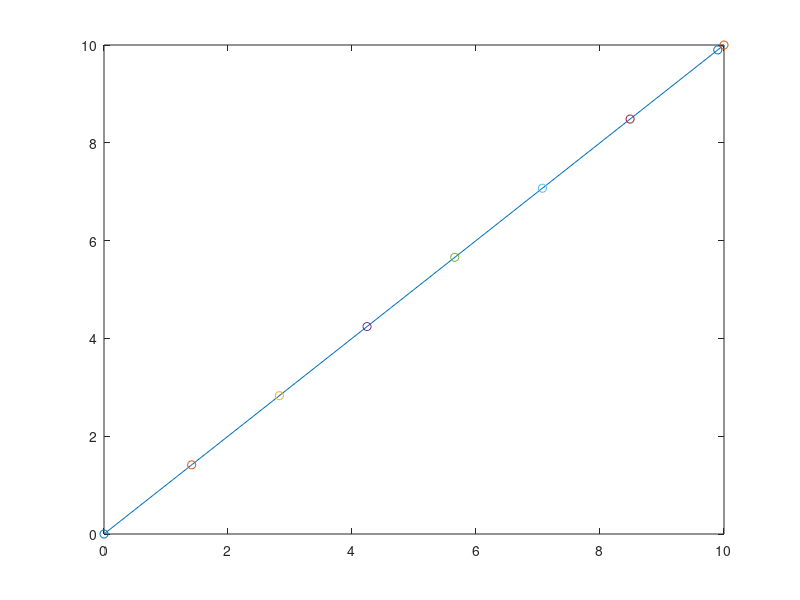
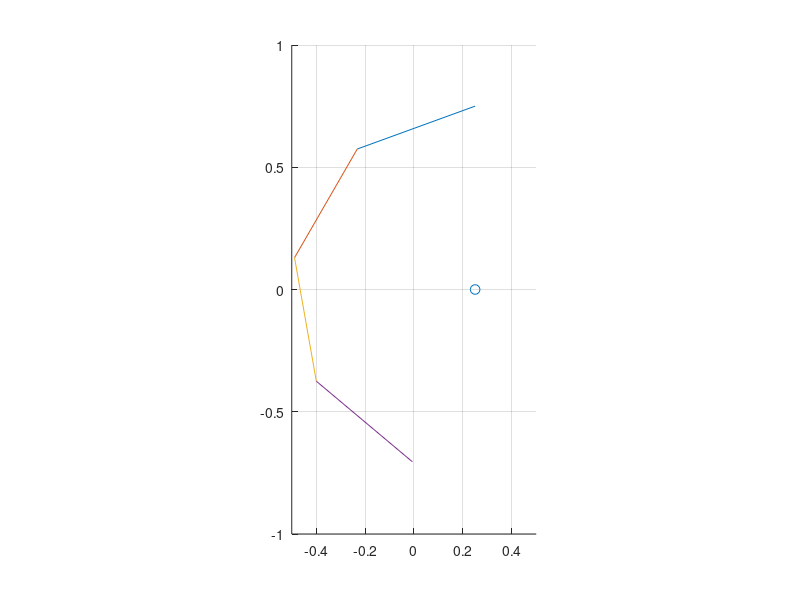
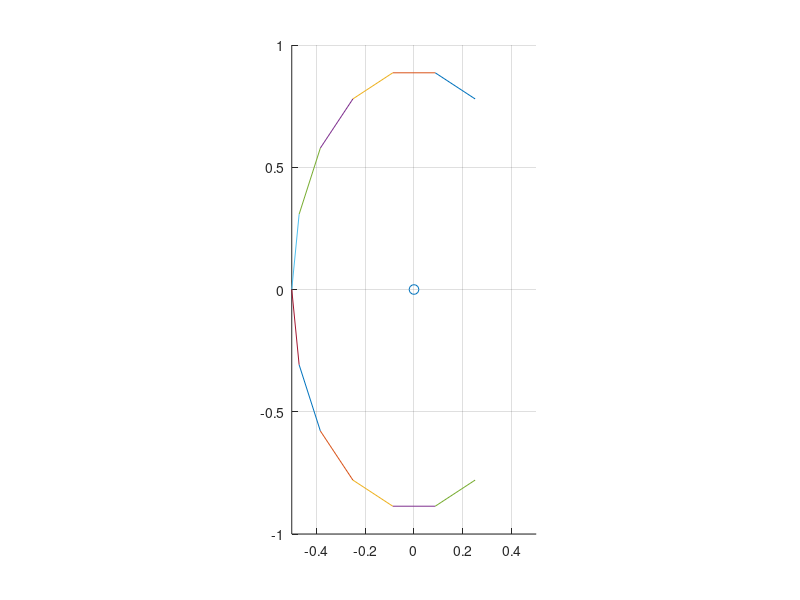

Reproduce these figures in MATLAB, in order.

close all;
clear all;

%linear interpolation
x1=0;
y1=0;

x2=10;
y2=10;

step=2;

xx=x1+x2;
yy=y1+y2;

d=sqrt((x1-x2)*(x1-x2)+(y1-y2)*(y1-y2))

div=d./step;

figure;
plot([x1 x2],[y1,y2]);
hold on
if div>1
    
    for i=0:1:div
    scatter(xx*i/div,yy*i/div)
    hold on;
    end
    scatter(x2,y2)
end

% circular interpolation

ang_step=40 %deg

R=0.75

x0=0.25 %center of the arc
y0=0

ang_start=90    %range of arc, deg
ang_finish=270  
figure;
scatter(x0,y0,50,'r+')
hold on
x_old=R*cos(ang_start*pi/180)+x0
y_old=R*sin(ang_start*pi/180)+y0
%scatter(x_old,y_old)
%hold on
for theta=90+ang_step:ang_step:ang_finish
    
    
   x=R*cos(theta*pi/180);
   y=R*sin(theta*pi/180);
   plot([x+x0 x_old],[y+y0 y_old]);
  
   x_old=x+x0;
   y_old=y+y0;
   
   
end
grid on
daspect([1,1,1])
xlim([-0.5 0.5])
ylim([-1 1])

%elliptic interpolation

ang_step=20 %deg

x0=0 %center of the arc
y0=0

a=0.50  %parameters for the ellipse a=halfwidth,b=halfheight
b=0.90
ang_start=60    %range of arc, deg
ang_finish=310  
figure;

scatter(x0,y0,50,'r+')
hold on
x_old=a*cos(ang_start*pi/180)+x0
y_old=b*sin(ang_start*pi/180)+y0
%scatter(x_old,y_old)
%hold on
for theta=ang_start+ang_step:ang_step:ang_finish
    
    
   x=a*cos(theta*pi/180);
   y=b*sin(theta*pi/180);
   plot([x+x0 x_old],[y+y0 y_old]);
  
   x_old=x+x0;
   y_old=y+y0;
   
   
end
grid on
daspect([1,1,1])
xlim([-0.5 0.5])
ylim([-1 1])


    